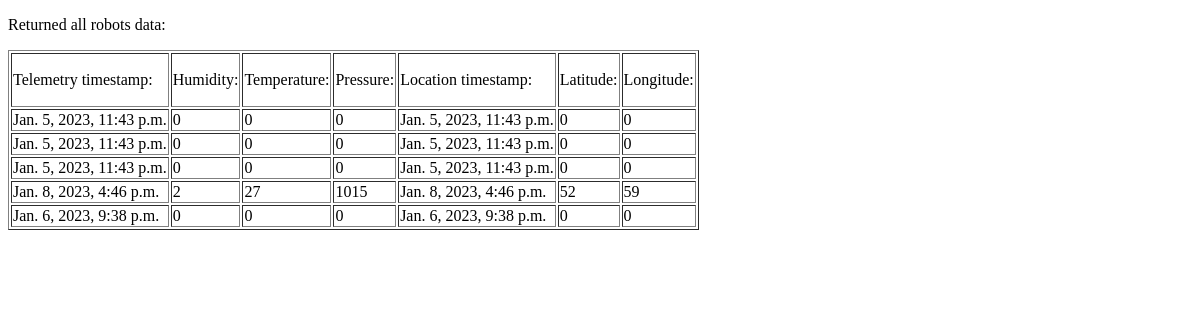
/app1/return_robot_data/, run on an earlier commit of the app's database.
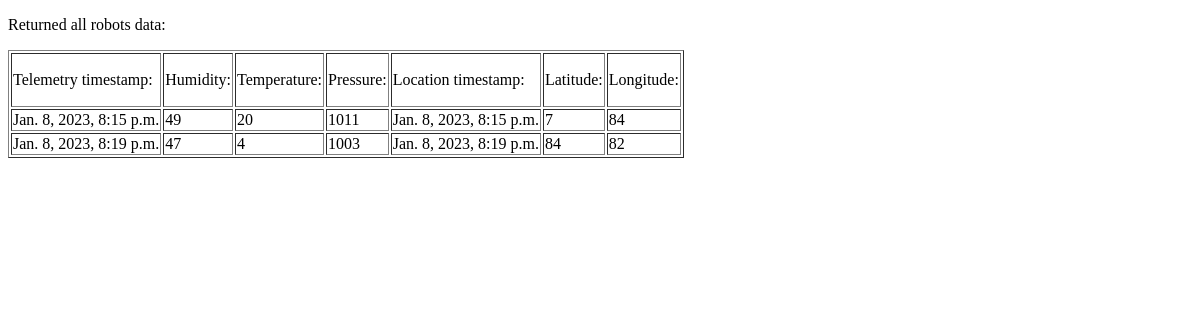
And on a later commit of the database.
### app1/models.py (models this page shows, shortened)
class Robot(models.Model):
    FOUR_WHEELER = '4 wheeler'
    AMPHIBIAN = 'amphibian'
    TRACKED = 'tracked'
    FLYING = 'flying'
    ROBOT_TYPES_CHOICES = [
        (FOUR_WHEELER, ('4 wheeler')),
        (AMPHIBIAN, ('amphibian')),
        (TRACKED, ('tracked')),
        (FLYING, ('flying')),
    ]
    serial_number = models.CharField(max_length = 50, unique=True)
    production_date = models.DateField()
    type = models.CharField(
        max_length = 10,
        choices = ROBOT_TYPES_CHOICES,
        default = '4 wheeler'
    )
    company = models.CharField(max_length = 20)
    telemetry_timestamp = models.DateTimeField(default=timezone.now, editable=False)
    telemetry_humidity = models.CharField(max_length=5, default=0, editable=False)
    telemetry_temperature = models.CharField(max_length=5, default=0, editable=False)
    telemetry_pressure = models.CharField(max_length=5, default=0, editable=False)
    location_timestamp = models.DateTimeField(default=timezone.now, editable=False)
    location_latitude = models.CharField(max_length=5, default=0, editable=False)
    location_longitude = models.CharField(max_length=5, default=0, editable=False)
    timestamp_all = models.ManyToManyField(RobotData)
    humidity_all = models.ManyToManyField(RobotHumidity)
    temperature_all = models.ManyToManyField(RobotTemperature)
    pressure_all = models.ManyToManyField(RobotPressure)

### app1/views.py (the view)
# urls.py: path('return_robot_data/', ReturnRobotData, name='ReturnRobotData'),
def ReturnRobotData(request):
    robot_data = Robot.objects.all().values()
    template = loader.get_template('return_robot_data.html')
    data = {
        'robots': robot_data,
    }
    return HttpResponse(template.render(data, request))

### app1/templates/return_robot_data.html
<!DOCTYPE html>
<html>
<body>
<p>Returned all robots data:</p>
<table border='1'>
    <td><p>Telemetry timestamp:</p></td>
    <td><p>Humidity:</p></td>
    <td><p>Temperature:</p></td>
    <td><p>Pressure:</p></td>
    <td><p>Location timestamp:</p></td>
    <td><p>Latitude:</p></td>
    <td><p>Longitude:</p></td>
  {% for x in robots %}
    <tr>
      <td>{{ x.telemetry_timestamp }}</td>
      <td>{{ x.telemetry_humidity }}</td>
      <td>{{ x.telemetry_temperature }}</td>
      <td>{{ x.telemetry_pressure }}</td>
      <td>{{ x.location_timestamp }}</td>
      <td>{{ x.location_latitude }}</td>
      <td>{{ x.location_longitude }}</td>
    </tr>
  {% endfor %}
</table>
</body>
</html>

What changed in the data, as far as the page shows it:
removed Robot: telemetry_timestamp "Jan. 5, 2023, 11:43 p.m.", telemetry_humidity "0", telemetry_temperature "0", telemetry_pressure "0", location_timestamp "Jan. 5, 2023, 11:43 p.m.", location_latitude "0", location_longitude "0"
removed Robot: telemetry_timestamp "Jan. 5, 2023, 11:43 p.m.", telemetry_humidity "0", telemetry_temperature "0", telemetry_pressure "0", location_timestamp "Jan. 5, 2023, 11:43 p.m.", location_latitude "0", location_longitude "0"
removed Robot: telemetry_timestamp "Jan. 5, 2023, 11:43 p.m.", telemetry_humidity "0", telemetry_temperature "0", telemetry_pressure "0", location_timestamp "Jan. 5, 2023, 11:43 p.m.", location_latitude "0", location_longitude "0"
removed Robot: telemetry_timestamp "Jan. 8, 2023, 4:46 p.m.", telemetry_humidity "2", telemetry_temperature "27", telemetry_pressure "1015", location_timestamp "Jan. 8, 2023, 4:46 p.m.", location_latitude "52", location_longitude "59"
removed Robot: telemetry_timestamp "Jan. 6, 2023, 9:38 p.m.", telemetry_humidity "0", telemetry_temperature "0", telemetry_pressure "0", location_timestamp "Jan. 6, 2023, 9:38 p.m.", location_latitude "0", location_longitude "0"
added Robot: telemetry_timestamp "Jan. 8, 2023, 8:15 p.m.", telemetry_humidity "49", telemetry_temperature "20", telemetry_pressure "1011", location_timestamp "Jan. 8, 2023, 8:15 p.m.", location_latitude "7", location_longitude "84"
added Robot: telemetry_timestamp "Jan. 8, 2023, 8:19 p.m.", telemetry_humidity "47", telemetry_temperature "4", telemetry_pressure "1003", location_timestamp "Jan. 8, 2023, 8:19 p.m.", location_latitude "84", location_longitude "82"
